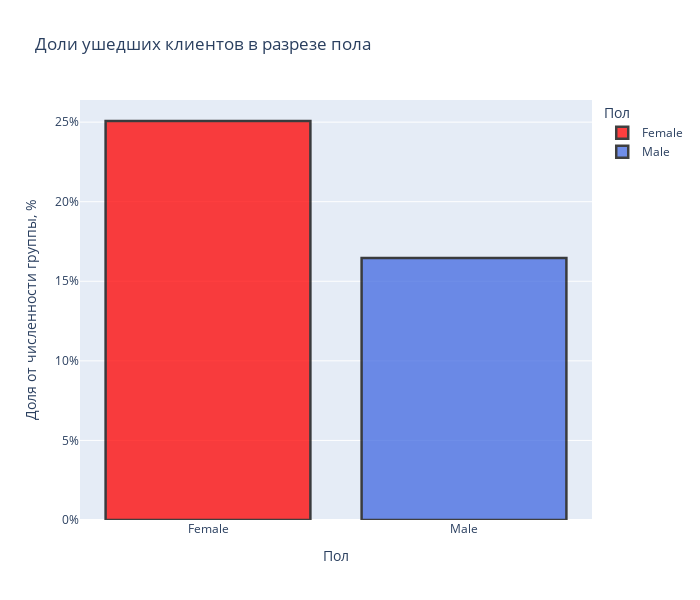

Source (notebook cell):
### Markdown cell above
### **Задание 9.6.**

**Кто чаще уходит, мужчины или женщины? Постройте график, который иллюстрирует это.**

### Code cell
# Т.к. в churn_df колонка Exited имеет type - categorical, и не сможем воспользоваться mean(),
# мы не будем создавать дополнительных колоноку или менять тип данных, а просто для этого 
# задания используем churn_data_frame

gender_df = churn_data_frame.groupby(['Gender'])['Exited'].mean()

fig = px.bar(
    data_frame=gender_df,
    x=gender_df.index,
    y='Exited',
    labels={'Gender': 'Пол', 'Exited': 'Доля от численности группы, %'},
    color=gender_df.index,
    height=600, #высота
    width=700, #ширина
    title='Доли ушедших клиентов в разрезе пола',
    color_discrete_sequence=['Red', 'RoyalBlue'],
)

fig.update_layout(yaxis_tickformat='.0%') 

fig.update_traces(
    hovertemplate="Отток в группе: %{y:.1%}", #Информация при наведении курсора на колонку
    marker_line_color='black',   # Цвет линии колонки
    marker_line_width=2.5,       # Толщина линии колонки
    opacity=0.75            # Прозрачность колонки
)

fig.show()

# Выведим дополнительную информацию по количеству клиентов в зависимости от гендера:
gender_df = churn_data_frame.groupby(['Gender'])['Exited'].value_counts()
gender_df

### Figure 1 — Plotly figure (JSON) as saved in the notebook; plotly's stock layout.template omitted (floating-point values rounded to 4 significant figures)
{"data": [{"alignmentgroup": "True", "hovertemplate": "Отток в группе: %{y:.1%}", "legendgroup": "Female", "marker": {"color": "Red", "line": {"color": "black", "width": 2.5}, "pattern": {"shape": ""}}, "name": "Female", "offsetgroup": "Female", "opacity": 0.75, "orientation": "v", "showlegend": true, "textposition": "auto", "type": "bar", "x": ["Female"], "xaxis": "x", "y": [0.2507], "yaxis": "y"}, {"alignmentgroup": "True", "hovertemplate": "Отток в группе: %{y:.1%}", "legendgroup": "Male", "marker": {"color": "RoyalBlue", "line": {"color": "black", "width": 2.5}, "pattern": {"shape": ""}}, "name": "Male", "offsetgroup": "Male", "opacity": 0.75, "orientation": "v", "showlegend": true, "textposition": "auto", "type": "bar", "x": ["Male"], "xaxis": "x", "y": [0.1646], "yaxis": "y"}], "layout": {"barmode": "relative", "height": 600, "legend": {"title": {"text": "Пол"}, "tracegroupgap": 0}, "title": {"text": "Доли ушедших клиентов в разрезе пола"}, "width": 700, "xaxis": {"anchor": "y", "categoryarray": ["Female", "Male"], "categoryorder": "array", "domain": [0, 1], "title": {"text": "Пол"}}, "yaxis": {"anchor": "x", "domain": [0, 1], "tickformat": ".0%", "title": {"text": "Доля от численности группы, %"}}}}
